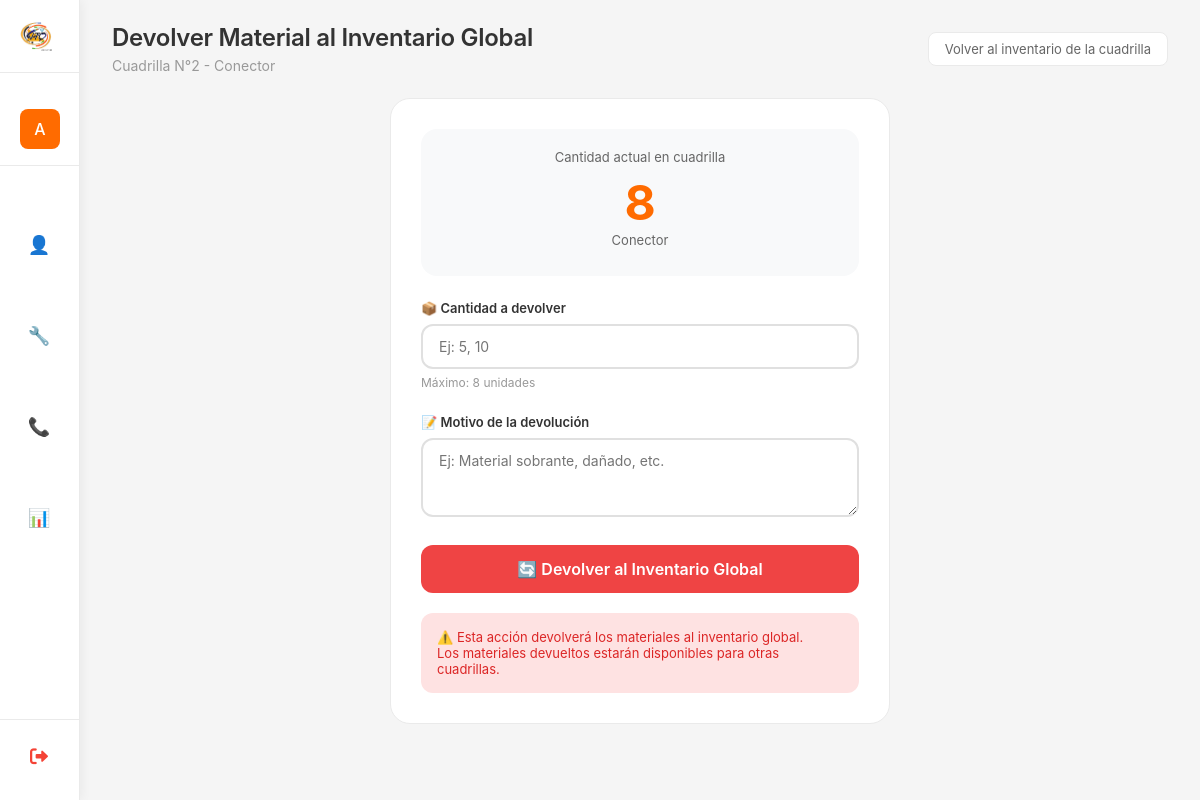
The page /inventario/devolver/11/ (signed in) on the database its author committed.
### myapp/models.py (models this page shows, shortened)
class Cuadrilla(models.Model):
    class EstadoCuadrilla(models.TextChoices):
        DISPONIBLE = 'DISPONIBLE', 'Disponible'
        OCUPADO = 'OCUPADO', 'Ocupado'
        EN_DESCANSO = 'DESCANSO', 'En Descanso'
        INACTIVO = 'INACTIVO', 'Inactivo'
    nombre = models.CharField(
        max_length=100,
        unique=True,
        verbose_name="Nombre de la Cuadrilla"
    )
    codigo = models.CharField(
        max_length=20,
        unique=True,
        verbose_name="Código de Cuadrilla",
        help_text="Ej: C001, INST-001"
    )
    instaladores = models.ManyToManyField(
        'PerfilUsuario',
        related_name='cuadrillas',
        verbose_name="Instaladores",
        blank=True
    )
    estado = models.CharField(
        max_length=20,
        choices=EstadoCuadrilla.choices,
        default=EstadoCuadrilla.DISPONIBLE,
        verbose_name="Estado de la Cuadrilla",
        db_index=True
    )
    fecha_creacion = models.DateTimeField(
        auto_now_add=True,
        verbose_name="Fecha de creación"
    )
    fecha_actualizacion = models.DateTimeField(
        auto_now=True,
        verbose_name="Última actualización"
    )
    creado_por = models.ForeignKey(
        User,
        on_delete=models.SET_NULL,
        null=True,
        blank=True,
        related_name='cuadrillas_creadas',
        verbose_name="Creado por"
    )
    activo = models.BooleanField(
        default=True,
        verbose_name="Activo"
    )
    class Meta:
        verbose_name = "Cuadrilla"
        verbose_name_plural = "Cuadrillas"
        ordering = ['nombre']
        indexes = [
            models.Index(fields=['estado']),
            models.Index(fields=['activo']),
            models.Index(fields=['codigo']),
        ]

class Material(models.Model):
    nombre = models.CharField(max_length=50, unique=True, verbose_name="Nombre del material")
    activo = models.BooleanField(default=True, verbose_name="Activo")
    fecha_creacion = models.DateTimeField(auto_now_add=True)
    class Meta:
        verbose_name = "Material"
        verbose_name_plural = "Materiales"
        ordering = ['nombre']

class InventarioCuadrilla(models.Model):
    cuadrilla = models.ForeignKey(
        Cuadrilla,
        on_delete=models.CASCADE,
        related_name='inventario',
        verbose_name="Cuadrilla"
    )
    material = models.ForeignKey(
        Material,
        on_delete=models.PROTECT,
        related_name='inventario_cuadrillas',
        verbose_name="Material"
    )
    cantidad = models.PositiveIntegerField(default=0, verbose_name="Cantidad en cuadrilla")
    ultima_actualizacion = models.DateTimeField(auto_now=True)
    class Meta:
        verbose_name = "Inventario de Cuadrilla"
        verbose_name_plural = "Inventarios de Cuadrillas"
        unique_together = ['cuadrilla', 'material']

### myapp/views_inventario.py (the view, shortened to what this page needs)
# urls.py: path('inventario/devolver/<int:inventario_id>/', inventario_devolver_cuadrilla, name='inventario_devolver_cuadrilla'),
@login_required
@staff_member_required
def inventario_devolver_cuadrilla(request, inventario_id):
    es_admin = request.user.is_superuser or request.user.groups.filter(name='Administrador').exists()
    if not es_admin:
        messages.error(request, 'No tienes permisos para acceder a esta página.')
        return redirect('dashboard')
    inv_cuadrilla = get_object_or_404(InventarioCuadrilla, id=inventario_id)
    cuadrilla = inv_cuadrilla.cuadrilla
    material = inv_cuadrilla.material
    context = {
        'inv_cuadrilla': inv_cuadrilla,
        'cuadrilla': cuadrilla,
        'material': material,
    }
    return render(request, 'Inventario/inventario_devolver_cuadrilla.html', context)

### myapp/context_processors.py (called while the page is built)
def zona_horaria_venezuela(request):
    timezone.activate(pytz.timezone('America/Caracas'))
    return {}

### myapp/templates/Inventario/inventario_devolver_cuadrilla.html (shortened to what this page needs)
{% extends 'Inicio_De_Sesion/base.html' %}
{% load static %}
{% block page_title %}Devolver Material al Inventario Global{% endblock %}
{% block page_subtitle %}{{ cuadrilla.nombre }} - {{ material.nombre }}{% endblock %}
{% block header_actions %}
<a href="{% url 'inventario_cuadrilla_detalle' cuadrilla.id %}" class="btn-secondary">
    Volver al inventario de la cuadrilla
</a>
{% endblock %}
{% block content %}
<div class="form-container">
    <div class="form-card">
        <div class="current-stock">
            <span class="label">Cantidad actual en cuadrilla</span>
            <span class="value">{{ inv_cuadrilla.cantidad }}</span>
            <span class="label">{{ material.nombre }}</span>
        </div>
        <form method="post">
            <div class="form-group">
                <label for="cantidad">📦 Cantidad a devolver</label>
                <input type="number" name="cantidad" id="cantidad" class="form-control"
                       placeholder="Ej: 5, 10" min="1" max="{{ inv_cuadrilla.cantidad }}" required>
                <small class="help-text">Máximo: {{ inv_cuadrilla.cantidad }} unidades</small>
            </div>
            <div class="form-group">
                <label for="observacion">📝 Motivo de la devolución</label>
                <textarea name="observacion" id="observacion" class="form-control"
                          rows="3" placeholder="Ej: Material sobrante, dañado, etc."></textarea>
            </div>
            <button type="submit" class="btn-submit">
                🔄 Devolver al Inventario Global
            </button>
        </form>
        <div class="info-box">
            <p>⚠️ Esta acción devolverá los materiales al inventario global.</p>
            <p>Los materiales devueltos estarán disponibles para otras cuadrillas.</p>
        </div>
    </div>
</div>
{% endblock %}

### myapp/templates/Inicio_De_Sesion/base.html (shortened to what this page needs)
{% load static %}
<!DOCTYPE html>
<html lang="es">
<head>
    <link rel="stylesheet" href="https://cdnjs.cloudflare.com/ajax/libs/font-awesome/6.0.0/css/all.min.css">
</head>
<body>
    <div class="dashboard">
        <div class="sidebar" id="sidebar">
            <div class="logo-area" onclick="window.location.href='{% url 'dashboard' %}'">
                <img src="{% static 'cd.png' %}" alt="VTC" class="logo">
            </div>
            <div class="user-info">
                <div class="user-avatar">
                    {{ user.username|first|upper }}
                </div>
            </div>
            <div class="menu">
                {% if user.groups.all.0.name != 'Call Center' %}
                <div class="menu-item" onclick="toggleSubmenu(this, 'vendedorSubmenu')">
                    <span class="menu-icon">👤</span>
                </div>
                {% endif %}
                {% if user.groups.all.0.name == 'Instalador' or user.groups.all.0.name == 'Administrador' or user.is_superuser %}
                <div class="menu-item" onclick="toggleSubmenu(this, 'instaladorSubmenu')">
                    <span class="menu-icon">🔧</span>
                </div>
                {% endif %}
                {% if user.is_superuser or user.groups.all.0.name == 'Administrador' or user.groups.all.0.name == 'Call Center' %}
                <div class="menu-item" onclick="toggleSubmenu(this, 'callcenterSubmenu')">
                    <span class="menu-icon">📞</span>
                </div>
                {% endif %}
                {% if user.is_superuser or user.groups.all.0.name == 'Administrador' or user.groups.all.0.name == 'Supervisor' %}
                <div class="menu-item" onclick="window.location.href='{% url 'panel_administrativo' %}'">
                    <span class="menu-icon">📊</span>
                </div>
                {% endif %}
            </div>
            <div class="sidebar-footer">
                <a href="{% url 'logout' %}" class="logout-sidebar" onclick="return confirm('¿Estás seguro que deseas cerrar sesión?')">
                    <i class="fas fa-sign-out-alt"></i>
                </a>
            </div>
        </div>
        <div class="main-content" id="mainContent">
            <div class="content-header">
                <div class="page-title">
                    <h1>{% block page_title %}Dashboard{% endblock %}</h1>
                    <p>{% block page_subtitle %}{{ current_date|default:"11 mar 2026" }} · Bienvenido de vuelta{% endblock %}</p>
                </div>
                <div class="header-actions">
                    {% block header_actions %}{% endblock %}
                </div>
            </div>
            {% block content %}{% endblock %}
        </div>
    </div>
</body>
</html>

### myapp/templates/Inicio_De_Sesion/base.html (style rules this page uses)
* { margin: 0; padding: 0; box-sizing: border-box; font-family: 'Inter', -apple-system, BlinkMacSystemFont, sans-serif; }
:root { --orange: #ff6b00; --orange-light: #fff2e6; --gray-bg: #f5f5f5; --gray-border: #eaeaea; --gray-text: #999; --dark-text: #333; --sidebar-width: 80px; --sidebar-expanded: 250px; --transition: all 0.3s cubic-bezier(0.4, 0, 0.2, 1); }
html, body { margin: 0; padding: 0; height: 100%; width: 100%; background: var(--gray-bg); overflow: hidden; position: relative; }
.dashboard { display: flex; min-height: 100vh; position: relative; height: 100%; }
.sidebar { background-color: #ffffff; color: #1f2937; width: var(--sidebar-width); position: fixed; top: 0; left: 0; height: 100%; overflow-y: auto; overflow-x: hidden; transition: var(--transition); z-index: 1000; display: flex; flex-direction: column; box-shadow: 2px 0 10px rgba(0, 0, 0, 0.05); border-right: 1px solid var(--gray-border); }
.logo-area { padding: 20px; display: flex; align-items: center; gap: 12px; width: 100%; border-bottom: 1px solid var(--gray-border); margin-bottom: 20px; cursor: pointer; transition: var(--transition); }
.logo { width: 32px; height: 32px; object-fit: contain; transition: var(--transition); flex-shrink: 0; }
.user-info { padding: 16px 20px; display: flex; align-items: center; gap: 12px; width: 100%; border-bottom: 1px solid var(--gray-border); margin-bottom: 1rem; }
.user-avatar { min-width: 40px; width: 40px; height: 40px; background: var(--orange); border-radius: 8px; display: flex; align-items: center; justify-content: center; color: white; font-weight: 500; font-size: 16px; flex-shrink: 0; transition: var(--transition); }
.menu { flex: 1; display: flex; flex-direction: column; gap: 4px; padding: 0 12px; }
.menu-item { padding: 10px 12px; display: flex; align-items: center; gap: 12px; width: 100%; cursor: pointer; transition: var(--transition); color: #666; font-size: 14px; position: relative; border-radius: 8px; }
.menu-icon { font-size: 18px; min-width: 30px; text-align: center; color: #999; flex-shrink: 0; transition: var(--transition); }
.sidebar-footer { margin-top: auto; padding: 16px 12px 24px 12px; border-top: 1px solid var(--gray-border); }
.logout-sidebar { display: flex; align-items: center; gap: 12px; padding: 10px 12px; width: 100%; color: #f44336; text-decoration: none; transition: var(--transition); border-radius: 8px; font-weight: 500; }
.logout-sidebar i { font-size: 18px; min-width: 30px; text-align: center; color: #f44336; }
.main-content { margin-left: var(--sidebar-width); transition: margin-left 0.3s cubic-bezier(0.4, 0, 0.2, 1); background: var(--gray-bg); height: 100%; width: calc(100% - var(--sidebar-width)); overflow-y: auto; overflow-x: hidden; padding: 24px 32px; position: relative; }
.content-header { display: flex; justify-content: space-between; align-items: center; margin-bottom: 24px; flex-wrap: wrap; gap: 16px; }
.page-title h1 { font-size: 24px; font-weight: 600; color: var(--dark-text); letter-spacing: -0.3px; line-height: 1.2; }
.page-title p { color: var(--gray-text); font-size: 14px; margin-top: 4px; }
.header-actions { display: flex; gap: 12px; align-items: center; flex-wrap: wrap; }

### rows shown on the page
Cuadrilla: nombre "Cuadrilla N°2"
Material: nombre "Conector"
InventarioCuadrilla: cantidad "8"

### other values the page prints
{{ user.username|first|upper }} "A"
